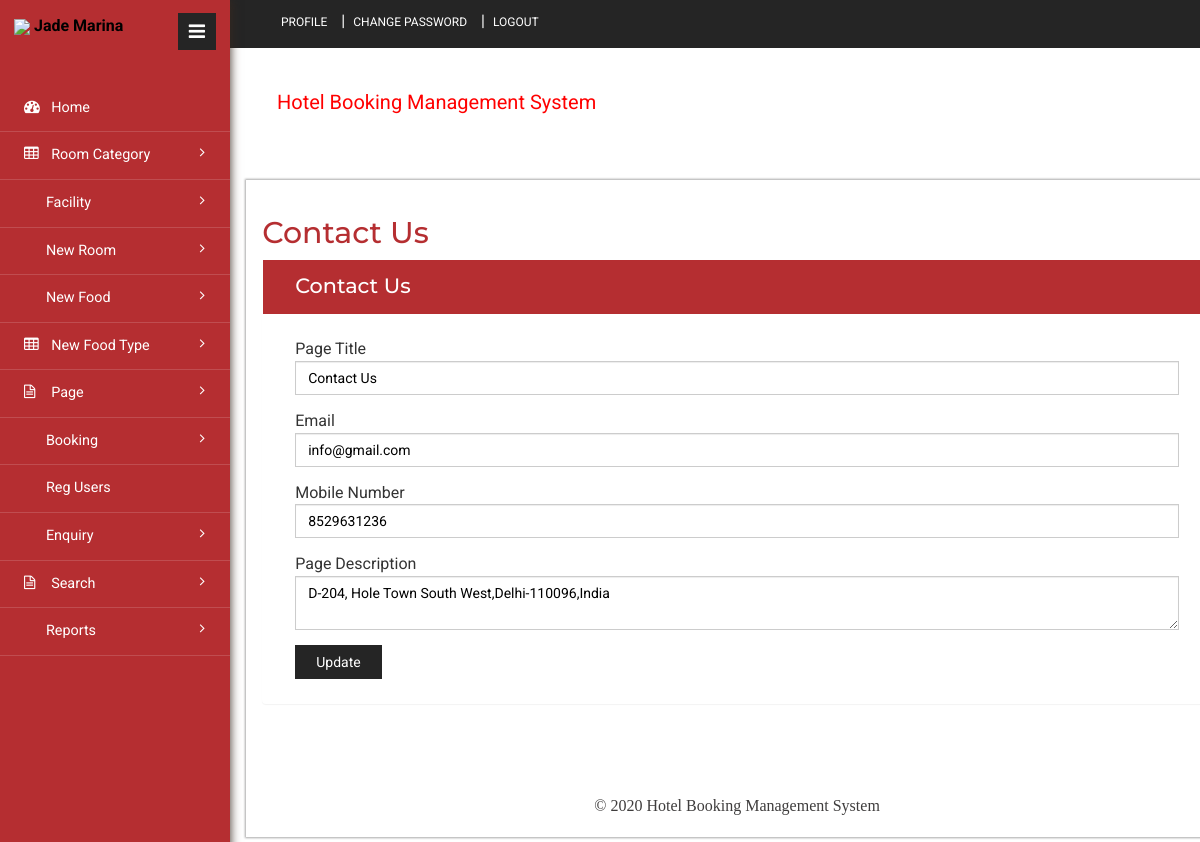
/contactus.php (signed in), run on the app's committed database.
### tables this page shows
CREATE TABLE `tblpage` (
  `ID` int(10) NOT NULL,
  `PageType` varchar(120) DEFAULT NULL,
  `PageTitle` varchar(200) DEFAULT NULL,
  `PageDescription` mediumtext DEFAULT NULL,
  `Email` varchar(120) DEFAULT NULL,
  `MobileNumber` bigint(10) DEFAULT NULL,
  `UpdationDate` timestamp NULL DEFAULT NULL ON UPDATE current_timestamp()
);

### contactus.php (the view, shortened to what this page needs)
<?php
include('includes/dbconnection.php');
if (strlen($_SESSION['hbmsaid']==0)) {
  header('location:logout.php');
  } else{
  ?>
<!DOCTYPE HTML>
<html>
<head>
<link href="css/bootstrap.min.css" rel='stylesheet' type='text/css' />
<link href="css/style.css" rel='stylesheet' type='text/css' />
<link href="css/font-awesome.css" rel="stylesheet">
<link rel="stylesheet" href="css/icon-font.min.css" type='text/css' />
</head>
<body>
   <div class="page-container">
	<div class="left-content">
	   <div class="inner-content">
			<?php include_once('includes/header.php');?>
			<div class="content">
<div class="women_main">
	<div class="grids">
					<div class="progressbar-heading grids-heading">
						<h2>Contact Us</h2>
					</div>
					<div class="panel panel-widget forms-panel">
						<div class="forms">
							<div class="form-grids widget-shadow" data-example-id="basic-forms">
								<div class="form-title">
									<h4>Contact Us</h4>
								</div>
								<div class="form-body">
									<form method="post" enctype="multipart/form-data">
										<?php
$sql="SELECT * from  tblpage where PageType='contactus'";
$query = $dbh -> prepare($sql);
$query->execute();
$results=$query->fetchAll(PDO::FETCH_OBJ);
$cnt=1;
if($query->rowCount() > 0)
{
foreach($results as $row)
{               ?>
										<div class="form-group"> <label for="exampleInputEmail1">Page Title</label> <input type="text" name="pagetitle" id="pagetitle" required="true" value="<?php  echo $row->PageTitle;?>" class="form-control"> </div>
										<div class="form-group"> <label for="exampleInputEmail1">Email</label> <input type="text" name="email" id="email" required="true" value="<?php  echo $row->Email;?>" class="form-control"> </div>
										<div class="form-group"> <label for="exampleInputEmail1">Mobile Number</label> <input type="text" name="mobnum" id="mobnum" required="true" value="<?php  echo $row->MobileNumber;?>" class="form-control"> </div>
                                                    <div class="form-group"> <label for="exampleInputEmail1">Page Description</label> <textarea type="text" name="pagedes" id="pagedes" required="true"class="form-control"><?php  echo $row->PageDescription;?></textarea> </div>
									<?php $cnt=$cnt+1;}} ?>
									   <button type="submit" class="btn btn-default" name="submit">Update</button> </form>
								</div>
							</div>
						</div>
					</div>
				</div>
<?php include_once('includes/footer.php');?>
</div>
</div>
		</div>
</div>
			<?php include_once('includes/sidebar.php');?>
							</div>
</body>
</html><?php }  ?>

### data on the page
tblpage: pagetitle "Contact Us", email "info@gmail.com", mobnum "8529631236", pagedes "D-204, Hole Town South West,Delhi-110096,India"
